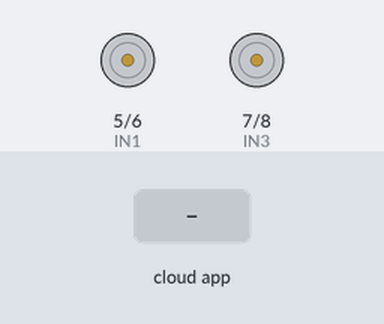
This sketch was run on a simulated Arduino Uno, built with avr-gcc and run on an emulated ATmega328P. Shown: motor-driver pin pairs drawn as motors (green arrow = first pin HIGH = forward, orange = second pin HIGH = backward, longer = more drive, scaled by the enable pin). Inputs (shaded band) come from the test bench. The ROS host is connected and sends only what is stated.

Above: at 1.2 s.
1.3 s: the phone or cloud app sets linear.x to -100
At 2.0 s:
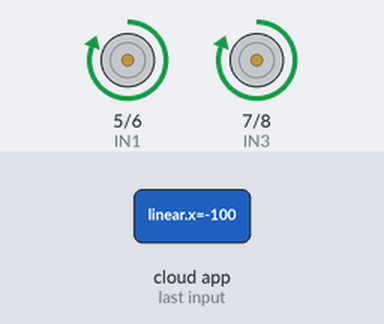
2.8 s: the phone or cloud app sets linear.x to 100
At 3.4 s:
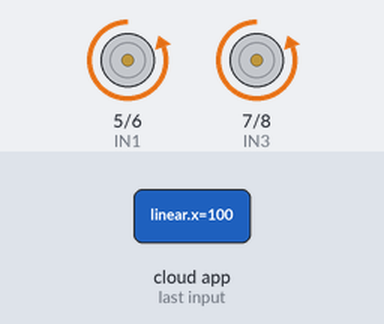
4.3 s: the phone or cloud app sets linear.x to 0
At 4.6 s:
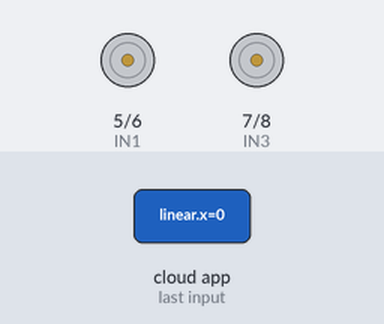
5.8 s: the phone or cloud app sets angular.z to -100
At 6.7 s:
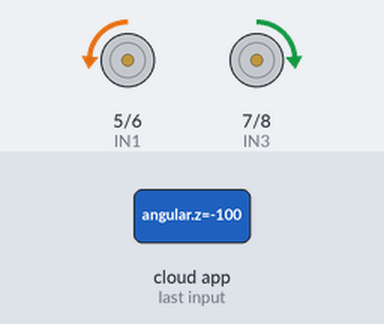
7.3 s: the phone or cloud app sets angular.z to 100
At 8.0 s:
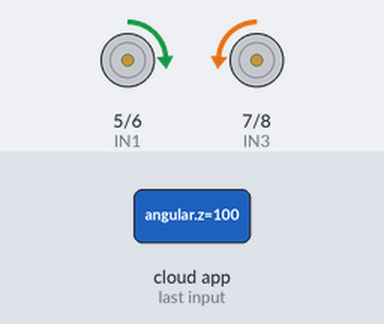
8.8 s: the phone or cloud app sets linear.x to -100
At 9.3 s:
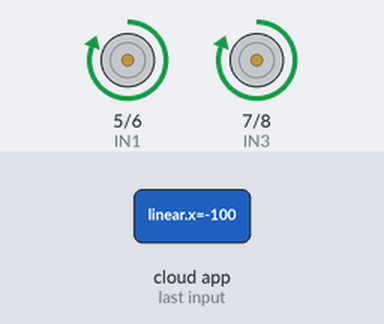
Timing chart, 0 to 11.3 s (numbered marks = the images above; inputs shaded):
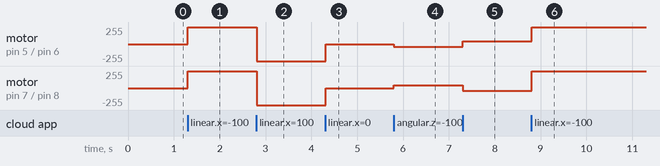

The sketch:

arduino_motor_bridge.ino
```cpp
/*
 * ROS Arduino Motor Bridge for L293D
 * Subscribes to /cmd_vel and drives motors
 * No encoders - open loop control
 */

#include <ros.h>
#include <geometry_msgs/Twist.h>

// L293D Motor Driver Pins
#define ENA 3   // PWM speed control Motor A
#define IN1 5
#define IN2 6
#define ENB 9   // PWM speed control Motor B
#define IN3 7
#define IN4 8

// Robot parameters (adjust based on your bot)
#define WHEEL_SEPARATION 0.15  // meters (distance between wheels)
#define MAX_PWM 255

ros::NodeHandle nh;

// Motor control function
void setMotorSpeed(int motor, int speed) {
  // motor: 0 = left (A), 1 = right (B)
  // speed: -255 to 255

  int in1, in2, en;

  if (motor == 0) {  // Left motor (A)
    in1 = IN1;
    in2 = IN2;
    en = ENA;
  } else {           // Right motor (B)
    in1 = IN3;
    in2 = IN4;
    en = ENB;
  }

  if (speed > 0) {
    digitalWrite(in1, LOW);
    digitalWrite(in2, HIGH);
  } else if (speed < 0) {
    digitalWrite(in1, HIGH);
    digitalWrite(in2, LOW);
  } else {
    digitalWrite(in1, LOW);
    digitalWrite(in2, LOW);
  }

  analogWrite(en, abs(speed));
}

// Callback for /cmd_vel
void cmdVelCallback(const geometry_msgs::Twist& cmd_msg) {
  float linear = cmd_msg.linear.x;   // m/s
  float angular = cmd_msg.angular.z; // rad/s

  // Differential drive kinematics
  // v_left = linear - angular * (wheel_sep / 2)
  // v_right = linear + angular * (wheel_sep / 2)

  float v_left = linear - angular * (WHEEL_SEPARATION / 2.0);
  float v_right = linear + angular * (WHEEL_SEPARATION / 2.0);

  // Convert to PWM (-255 to 255) - simple linear mapping
  // Assuming max linear speed is ~0.5 m/s for scaling
  int pwm_left = (int)(v_left * 510);   // scale factor
  int pwm_right = (int)(v_right * 510);

  // Clamp values
  pwm_left = constrain(pwm_left, -MAX_PWM, MAX_PWM);
  pwm_right = constrain(pwm_right, -MAX_PWM, MAX_PWM);

  setMotorSpeed(0, pwm_left);
  setMotorSpeed(1, pwm_right);

  // Debug via serial (optional)
  // nh.loginfo("Motor PWM set");
}

ros::Subscriber<geometry_msgs::Twist> sub("cmd_vel", &cmdVelCallback);

void setup() {
  // Pin setup
  pinMode(ENA, OUTPUT);
  pinMode(IN1, OUTPUT);
  pinMode(IN2, OUTPUT);
  pinMode(ENB, OUTPUT);
  pinMode(IN3, OUTPUT);
  pinMode(IN4, OUTPUT);

  // Stop motors initially
  setMotorSpeed(0, 0);
  setMotorSpeed(1, 0);

  // ROS setup
  nh.initNode();
  nh.subscribe(sub);

  // Wait for serial (optional, for debugging)
  // Serial.begin(57600);
}

void loop() {
  nh.spinOnce();
  delay(10);  // ~100Hz update rate
}
```

Measured:
- after the input at 1.3 s, motor on pin 5 (IN1) / pin 6 (IN2), motor on pin 7 (IN3) / pin 8 (IN4): stopped → forward 255/255 at once
- after the input at 2.8 s, motor on pin 5 (IN1) / pin 6 (IN2), motor on pin 7 (IN3) / pin 8 (IN4): forward 255/255 → backward 255/255 at once
- after the input at 4.3 s, motor on pin 5 (IN1) / pin 6 (IN2), motor on pin 7 (IN3) / pin 8 (IN4): backward 255/255 → stopped at once
- after the input at 5.8 s, motor on pin 5 (IN1) / pin 6 (IN2): stopped → backward 38/255 at once; motor on pin 7 (IN3) / pin 8 (IN4): stopped → forward 38/255 at once
- after the input at 7.3 s, motor on pin 5 (IN1) / pin 6 (IN2): backward 38/255 → forward 38/255 at once; motor on pin 7 (IN3) / pin 8 (IN4): forward 38/255 → backward 38/255 at once
- after the input at 8.8 s, motor on pin 5 (IN1) / pin 6 (IN2): forward 38/255 → forward 255/255 at once; motor on pin 7 (IN3) / pin 8 (IN4): backward 38/255 → forward 255/255 at once
